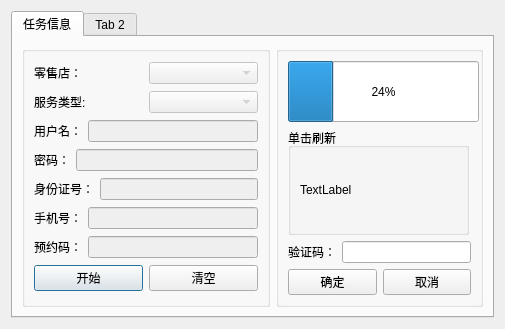
<?xml version="1.0" encoding="UTF-8"?>
<ui version="4.0">
 <class>TaskDialog</class>
 <widget class="QDialog" name="TaskDialog">
  <property name="geometry">
   <rect>
    <x>0</x>
    <y>0</y>
    <width>505</width>
    <height>329</height>
   </rect>
  </property>
  <property name="windowTitle">
   <string>任务状态</string>
  </property>
  <layout class="QVBoxLayout" name="verticalLayout_5">
   <item>
    <widget class="QTabWidget" name="tWTask">
     <property name="currentIndex">
      <number>0</number>
     </property>
     <widget class="QWidget" name="tab_1">
      <attribute name="title">
       <string>任务信息</string>
      </attribute>
      <layout class="QVBoxLayout" name="verticalLayout_4">
       <item>
        <layout class="QHBoxLayout" name="horizontalLayout_13">
         <item>
          <widget class="QGroupBox" name="gBTaskinfo">
           <property name="maximumSize">
            <size>
             <width>248</width>
             <height>265</height>
            </size>
           </property>
           <property name="title">
            <string/>
           </property>
           <layout class="QHBoxLayout" name="horizontalLayout_11">
            <item>
             <layout class="QVBoxLayout" name="verticalLayout_2">
              <item>
               <layout class="QHBoxLayout" name="horizontalLayout">
                <item>
                 <widget class="QLabel" name="lebelStore">
                  <property name="text">
                   <string>零售店：</string>
                  </property>
                 </widget>
                </item>
                <item>
                 <widget class="QComboBox" name="combStore">
                  <property name="enabled">
                   <bool>false</bool>
                  </property>
                 </widget>
                </item>
               </layout>
              </item>
              <item>
               <layout class="QHBoxLayout" name="horizontalLayout_2">
                <item>
                 <widget class="QLabel" name="label_7">
                  <property name="text">
                   <string>服务类型:</string>
                  </property>
                 </widget>
                </item>
                <item>
                 <widget class="QComboBox" name="combServType">
                  <property name="enabled">
                   <bool>false</bool>
                  </property>
                 </widget>
                </item>
               </layout>
              </item>
              <item>
               <layout class="QHBoxLayout" name="horizontalLayout_3">
                <item>
                 <widget class="QLabel" name="label">
                  <property name="text">
                   <string>用户名：</string>
                  </property>
                 </widget>
                </item>
                <item>
                 <widget class="QLineEdit" name="lEUserName">
                  <property name="enabled">
                   <bool>false</bool>
                  </property>
                 </widget>
                </item>
               </layout>
              </item>
              <item>
               <layout class="QHBoxLayout" name="horizontalLayout_4">
                <item>
                 <widget class="QLabel" name="label_2">
                  <property name="text">
                   <string>密码：</string>
                  </property>
                 </widget>
                </item>
                <item>
                 <widget class="QLineEdit" name="lEPasswd">
                  <property name="enabled">
                   <bool>false</bool>
                  </property>
                  <property name="echoMode">
                   <enum>QLineEdit::Password</enum>
                  </property>
                 </widget>
                </item>
               </layout>
              </item>
              <item>
               <layout class="QHBoxLayout" name="horizontalLayout_5">
                <item>
                 <widget class="QLabel" name="label_3">
                  <property name="text">
                   <string>身份证号：</string>
                  </property>
                 </widget>
                </item>
                <item>
                 <widget class="QLineEdit" name="lEGovId">
                  <property name="enabled">
                   <bool>false</bool>
                  </property>
                 </widget>
                </item>
               </layout>
              </item>
              <item>
               <layout class="QHBoxLayout" name="horizontalLayout_6">
                <item>
                 <widget class="QLabel" name="label_4">
                  <property name="text">
                   <string>手机号：</string>
                  </property>
                 </widget>
                </item>
                <item>
                 <widget class="QLineEdit" name="lEPhoneNumber">
                  <property name="enabled">
                   <bool>false</bool>
                  </property>
                 </widget>
                </item>
               </layout>
              </item>
              <item>
               <layout class="QHBoxLayout" name="horizontalLayout_7">
                <item>
                 <widget class="QLabel" name="label_5">
                  <property name="text">
                   <string>预约码：</string>
                  </property>
                 </widget>
                </item>
                <item>
                 <widget class="QLineEdit" name="lEReservCode">
                  <property name="enabled">
                   <bool>false</bool>
                  </property>
                 </widget>
                </item>
               </layout>
              </item>
              <item>
               <layout class="QHBoxLayout" name="horizontalLayout_8">
                <item>
                 <widget class="QPushButton" name="pBStartTask">
                  <property name="enabled">
                   <bool>true</bool>
                  </property>
                  <property name="text">
                   <string>开始</string>
                  </property>
                 </widget>
                </item>
                <item>
                 <widget class="QPushButton" name="pBClear">
                  <property name="text">
                   <string>清空</string>
                  </property>
                 </widget>
                </item>
               </layout>
              </item>
             </layout>
            </item>
           </layout>
          </widget>
         </item>
         <item>
          <widget class="QGroupBox" name="gBTaskProcessinfo">
           <property name="maximumSize">
            <size>
             <width>207</width>
             <height>265</height>
            </size>
           </property>
           <property name="title">
            <string/>
           </property>
           <layout class="QVBoxLayout" name="verticalLayout_3">
            <item>
             <widget class="QProgressBar" name="progressBar">
              <property name="minimumSize">
               <size>
                <width>191</width>
                <height>61</height>
               </size>
              </property>
              <property name="value">
               <number>24</number>
              </property>
             </widget>
            </item>
            <item>
             <widget class="QGroupBox" name="groupBox">
              <property name="maximumSize">
               <size>
                <width>181</width>
                <height>111</height>
               </size>
              </property>
              <property name="title">
               <string>单击刷新</string>
              </property>
              <layout class="QVBoxLayout" name="verticalLayout">
               <item>
                <widget class="QLabel" name="lbVerifyCodePic">
                 <property name="maximumSize">
                  <size>
                   <width>161</width>
                   <height>78</height>
                  </size>
                 </property>
                 <property name="text">
                  <string>TextLabel</string>
                 </property>
                </widget>
               </item>
              </layout>
             </widget>
            </item>
            <item>
             <layout class="QHBoxLayout" name="horizontalLayout_10">
              <item>
               <widget class="QLabel" name="label_6">
                <property name="text">
                 <string>验证码：</string>
                </property>
               </widget>
              </item>
              <item>
               <widget class="QLineEdit" name="lEVerfiyCode"/>
              </item>
             </layout>
            </item>
            <item>
             <layout class="QHBoxLayout" name="horizontalLayout_9">
              <item>
               <widget class="QPushButton" name="pBOk">
                <property name="text">
                 <string>确定</string>
                </property>
               </widget>
              </item>
              <item>
               <widget class="QPushButton" name="pBCancel">
                <property name="text">
                 <string>取消</string>
                </property>
               </widget>
              </item>
             </layout>
            </item>
           </layout>
           <zorder>splitter</zorder>
           <zorder>pBOk</zorder>
          </widget>
         </item>
        </layout>
       </item>
      </layout>
     </widget>
     <widget class="QWidget" name="tab_1">
      <attribute name="title">
       <string>Tab 2</string>
      </attribute>
     </widget>
    </widget>
   </item>
  </layout>
 </widget>
 <tabstops>
  <tabstop>combStore</tabstop>
  <tabstop>lEPasswd</tabstop>
  <tabstop>lEPhoneNumber</tabstop>
  <tabstop>lEReservCode</tabstop>
  <tabstop>pBCancel</tabstop>
  <tabstop>lEUserName</tabstop>
  <tabstop>lEGovId</tabstop>
  <tabstop>pBClear</tabstop>
  <tabstop>pBStartTask</tabstop>
  <tabstop>combServType</tabstop>
 </tabstops>
 <resources/>
 <connections>
  <connection>
   <sender>pBStartTask</sender>
   <signal>clicked()</signal>
   <receiver>TaskDialog</receiver>
   <slot>startTask()</slot>
   <hints>
    <hint type="sourcelabel">
     <x>87</x>
     <y>282</y>
    </hint>
    <hint type="destinationlabel">
     <x>252</x>
     <y>164</y>
    </hint>
   </hints>
  </connection>
 </connections>
 <slots>
  <slot>startTask()</slot>
 </slots>
</ui>
